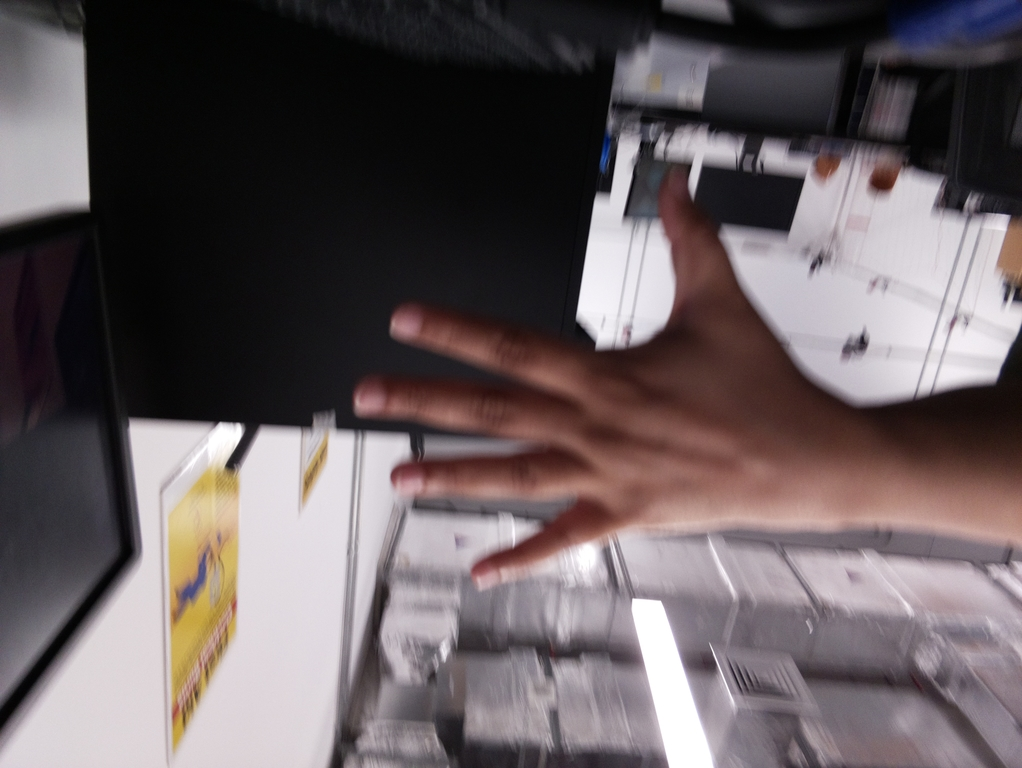
#> input picture hand_5.jpg, 1022 x 768 px
$ python hand_gesture.py
#> lines starting #> are read from the running program, lines starting #| are printed output that depends on the picture; after the words box and inside, x2 and y2 are one past the last pixel; in counts of white or black regions, pixels touching at a corner belong together; long printed decimals are rounded

# SKIN PIXEL DETECTION- Method 1
import numpy as np
import cv2 as cv

img = cv.imread('hand_5.jpg')
#> img is the input picture: shape (768, 1022, 3); mean B, G, R 94.1, 91.9, 101.7

print("Image Properties")
print("- Number of Pixels: " + str(img.size))
#| - Number of Pixels: 2354688
print("- Shape Dimensions: " + str(img.shape))
#| - Shape Dimensions: (768, 1022, 3)

b,g,r = cv.split(img)

#CONVERSION FROM RGB TO YCBCR
convrtd = cv.cvtColor(img, cv.COLOR_BGR2YCR_CB)
#> convrtd: shape (768, 1022, 3); mean of channels 0, 1, 2 95.1, 132.7, 127.4
cv.imshow('YCbCr', convrtd)

Y, Cr, Cb = cv.split(convrtd)
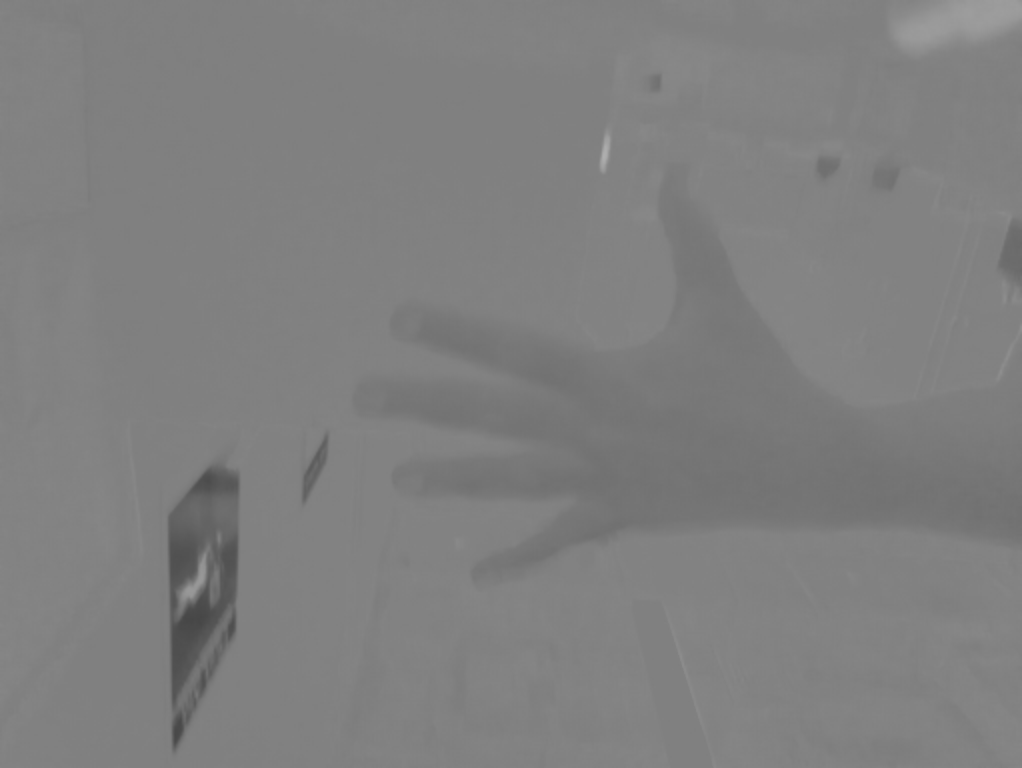
#> Cb: shape (768, 1022); min 70, max 174, mean 127.4

# SKIN PIXEL DETECTION
for b in range(img.shape[0]):
		for a in range(img.shape[1]):
			if Cb[b][a]>=77 and Cb[b][a]<=127 and Cr[b][a]>=133 and Cr[b][a]<=173:
			#if Cb[b][a]>=100 and Cb[b][a]<=150 and Cr[b][a]>=150 and Cr[b][a]<=200:
				convrtd[b][a][0]=255
				convrtd[b][a][1]=255
				convrtd[b][a][2]=255
			else:
				convrtd[b][a][0]=0
				convrtd[b][a][1]=0
				convrtd[b][a][2]=0
#> convrtd: shape (768, 1022, 3); mean of channels 0, 1, 2 46.7, 46.7, 46.7
# DISPLAY SEGMENTED IMAGE
cv.imshow('imsegmen',convrtd)

#MORPHOLOGICAL FILTERING TO REMOVE NOISE

structel = cv.getStructuringElement(cv.MORPH_ELLIPSE,(2,2)) #Defining Structural Element for Opening
opened = cv.morphologyEx(convrtd, cv.MORPH_OPEN, structel) #opening operation
#> opened: shape (768, 1022, 3); mean of channels 0, 1, 2 46.6, 46.6, 46.6
cv.imshow('After opening',opened)

structel2 = cv.getStructuringElement(cv.MORPH_ELLIPSE,(6,6)) #Defining a bigger structural element for Closing
closeaftropen = cv.morphologyEx(opened, cv.MORPH_CLOSE, structel2) #closing operation
#> closeaftropen: shape (768, 1022, 3); mean of channels 0, 1, 2 47.1, 47.1, 47.1
cv.imshow('Closing After Opening',closeaftropen)

#FINDING THE CONTOURS OF THE BLOB
img2 = img
closeaftropen = cv.cvtColor(closeaftropen, cv.COLOR_BGR2GRAY)
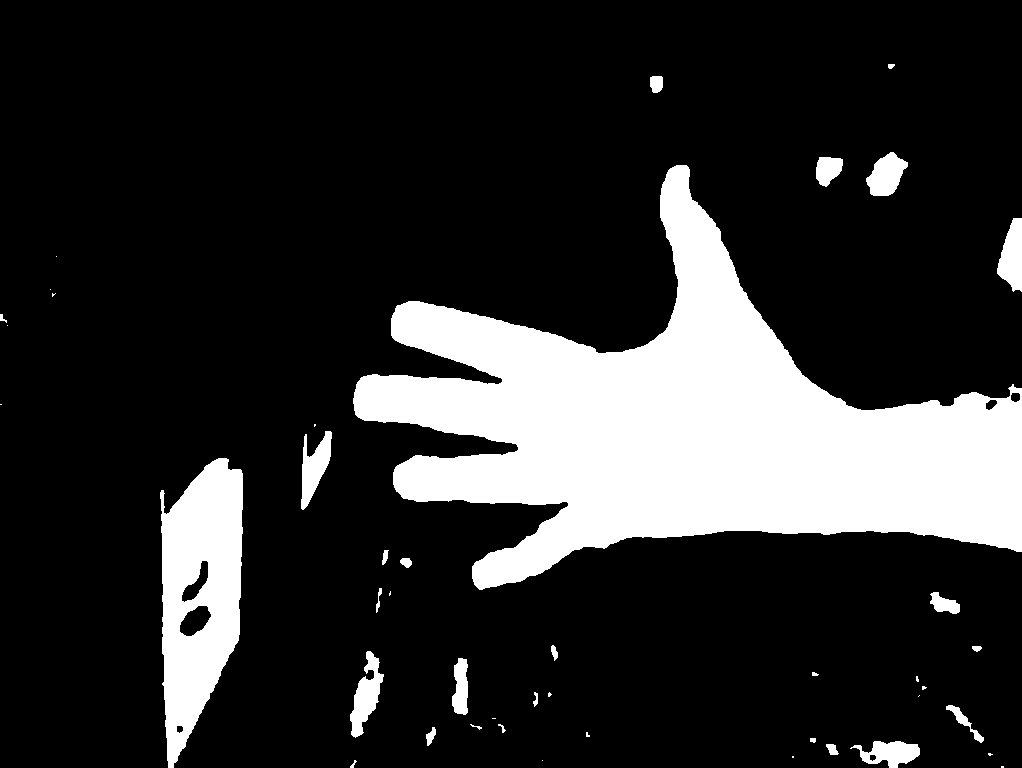
#> closeaftropen: shape (768, 1022); 18.5% white; 44 white regions (17 under 20 px)

contours, hierarchy = cv.findContours(closeaftropen, cv.RETR_EXTERNAL, cv.CHAIN_APPROX_NONE)  #cv.RETR_TREE / cv.RETR_EXTERNAL
#> contours = 44 contours, 24 with area under 20; largest, box (x1, y1, x2, y2) and area: (353, 165, 1022, 590) 117474, (160, 458, 243, 768) 17699, (350, 651, 384, 738) 1269, (997, 218, 1022, 292) 1188, (301, 431, 332, 510) 1164
lngth = len(contours)
#> lngth = 44
print("Number of contours found:"+ str(lngth))
#| Number of contours found:44

#FINDING THE PERIMETER OF LARGEST CONTOUR

arcs = []
for i in range(lngth):
	arc = cv.arcLength(contours[i],True)
	arcs.append(arc)
#> this loop made 44 passes
#> arc on passes 1 to 12: 6, 0, 21.31, 4, 10.24, 38.73, 194.1, 16.83, 13.41, 46.38, 25.31, 26.73
#> after the loop, arcs = 44 values, max 2814.6 at index 39, min 0 at index 1, mean 128.1

c = max(arcs)
#> c = 2814.6
indx = arcs.index(c)
#> indx = 39
print("Contour Number "+str(indx)+ " is the longest")
#| Contour Number 39 is the longest

cv.drawContours(img2, contours, -1, (0,0,255), 3)
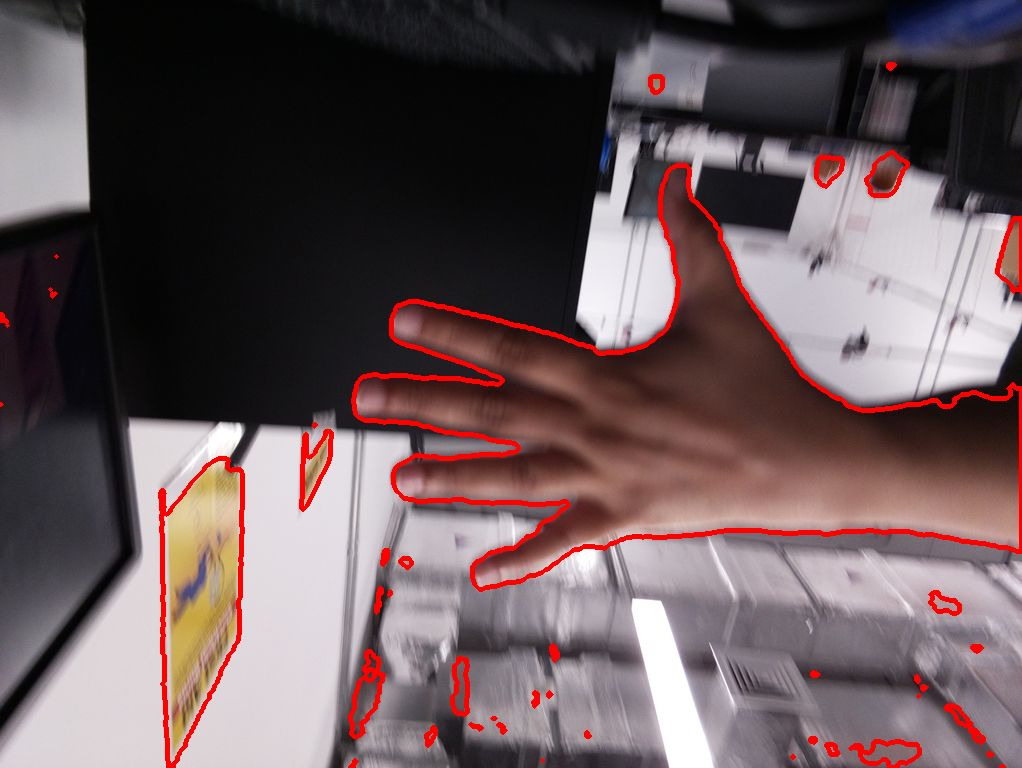
#> img2: shape (768, 1022, 3); 3.09% of pixels changed, all inside (x1, y1, x2, y2) = (0, 62, 1022, 768)
cv.imshow('Contour',img2)


#FINDING THE IMAGE CENTROID

M = cv.moments(contours[indx])
#> M = moments, m00 117474, centre m10/m00, m01/m00 = (689.2, 428.5)
cX = int(M["m10"] / M["m00"])
#> cX = 689
cY = int(M["m01"] / M["m00"])
#> cY = 428
print(str(cX) + " is the x coordinate of contour/hand centre")
#| 689 is the x coordinate of contour/hand centre
print(str(cY) + " is the Y coordinate of contour/hand centre")
#| 428 is the Y coordinate of contour/hand centre


dist=[]
cont = contours[indx]
#> cont = contour of 2552 points, box (x1, y1, x2, y2) (353, 165, 1022, 590), area 117474
num_points=len(cont)
#> num_points = 2552
print(num_points)
#| 2552
print(cont)
#> (printed output is left out)

for p in range(num_points):

	dist.append((cX-cont[p][0][0])**2+(cY-cont[p][0][1])**2)
#> after the loop, dist = 2552 values, max 125353 at index 1917, min 8820 at index 186, mean 54466.1

dist2 = np.sqrt(dist)
#> dist2 = 2552 values, max 354.1 at index 1917, min 93.91 at index 186, mean 222.6
maxd = max(dist2)
#> maxd = 354.1
print(maxd)
#| 354.052
print(dist2)
#> (printed output is left out)
indx2 = np.where(dist2==maxd)
#> indx2 = ([1917],)
print(type(indx2))
#| <class 'tuple'>


h = int(indx2[0])
#> h = 1917

print(h)
#| 1917

cv.circle(img, (cX, cY), 10, (255, 0, 0), -1)
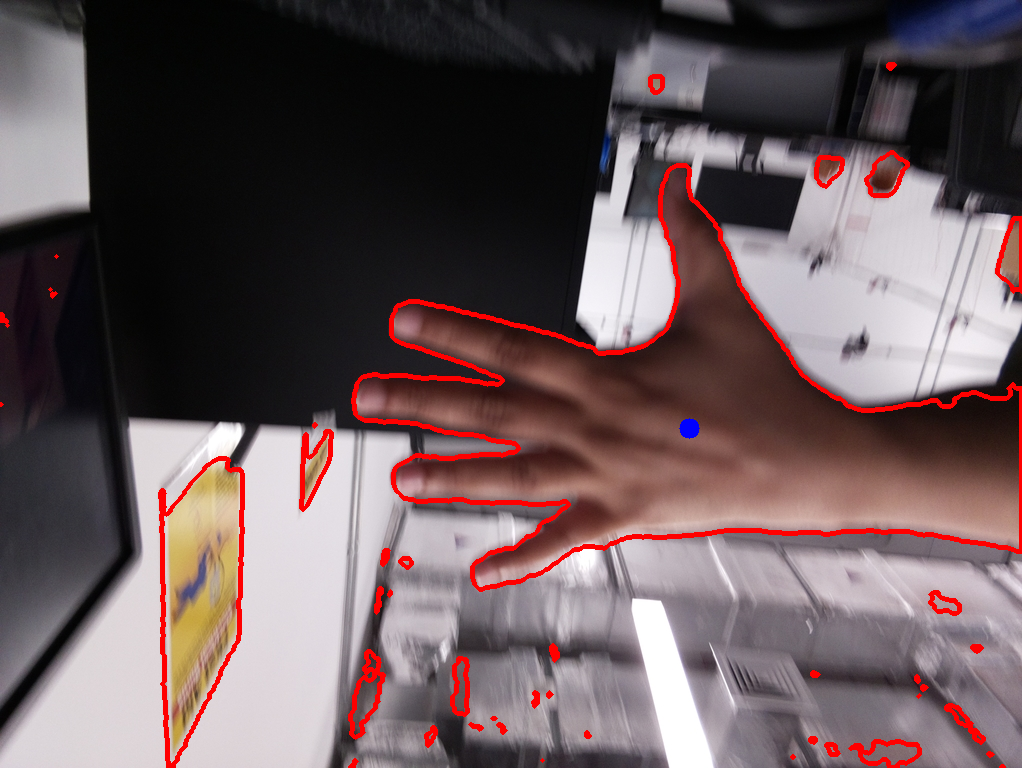
#> img: shape (768, 1022, 3); 3.13% of pixels changed, all inside (x1, y1, x2, y2) = (0, 62, 1022, 768)
cv.circle(img, (cont[h][0][0],cont[h][0][1]),10,(0,255,0), -1)
#> img: shape (768, 1022, 3); 0.02% of pixels changed, all inside (x1, y1, x2, y2) = (1011, 541, 1022, 562)
cv.imshow('Centroid',img)

x = img.shape[0]
#> x = 768
y = img.shape[1]
#> y = 1022

#SHIFTING FILLED HAND CONTOUR TO A BLACK IMAGE BACKGROUND

black_backgrnd = np.zeros((x,y,3), dtype="uint8")
cv.drawContours(black_backgrnd, [contours[indx]], -1, (255,255,255), thickness=-1)
#> black_backgrnd: shape (768, 1022, 3); 15.1% white; 1 white region, box (x1, y1, x2, y2) and area: (353, 165, 1022, 590) 118751

cv.imshow('Hand against Black Background',black_backgrnd)

#CREATING A CIRCULAR MASK

mask = np.zeros((x,y,3), dtype="uint8")
cv.circle(mask,(cX, cY),int(0.7*maxd),(255,255,255),4)
#> mask: shape (768, 1022, 3); 0.99% white; 1 white region, box (x1, y1, x2, y2) and area: (440, 179, 939, 678) 7738
cv.imshow('Mask',mask)

finger_count = cv.bitwise_and(black_backgrnd,mask)
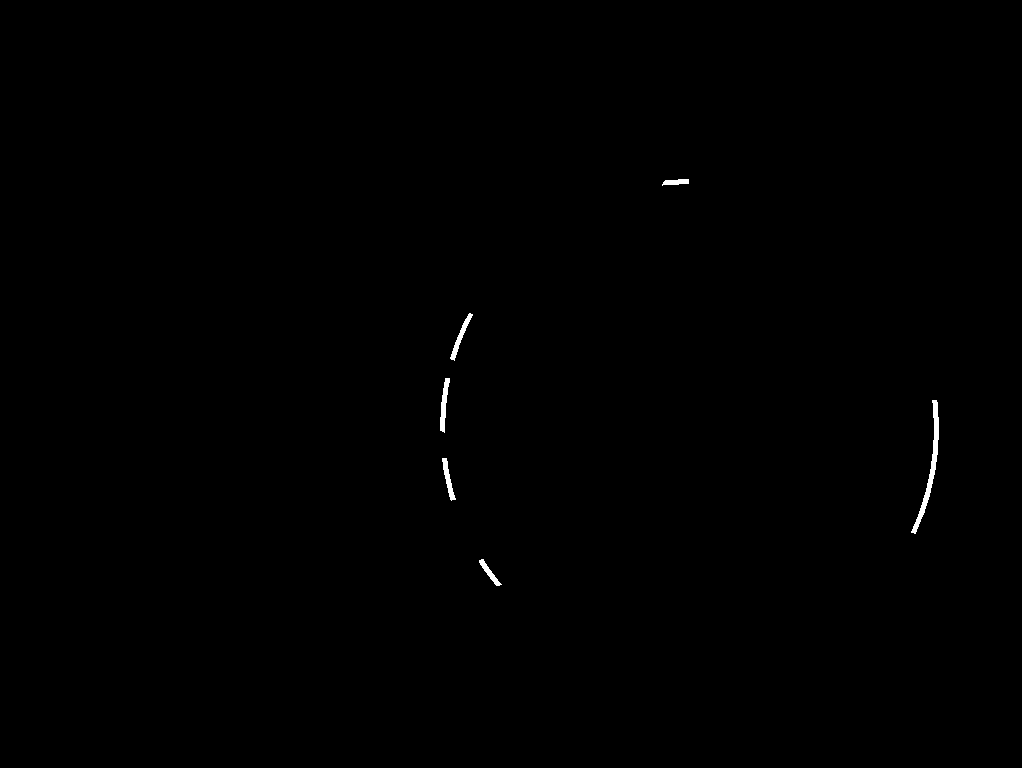
#> finger_count: shape (768, 1022, 3); 0.22% white; 6 white regions, box (x1, y1, x2, y2) and area: (911, 400, 939, 534) 687, (440, 378, 450, 433) 271, (450, 313, 473, 361) 243, (442, 458, 456, 501) 220, (479, 559, 502, 586) 166, (662, 179, 689, 186) 130

cv.imshow('Count Fingers',finger_count)

#COUNTING THE LINE SEGMENTS TO GET THE NUMBER OF FINGERS
finger_count = cv.cvtColor(finger_count, cv.COLOR_BGR2GRAY)
#> finger_count: shape (768, 1022); 0.22% white; 6 white regions
contours2, hierarchy2 = cv.findContours(finger_count, cv.RETR_EXTERNAL, cv.CHAIN_APPROX_NONE)
#> contours2 = 6 contours; box (x1, y1, x2, y2) and area: (911, 400, 939, 534) 550, (440, 378, 450, 433) 213, (450, 313, 473, 361) 193, (442, 458, 456, 501) 174, (479, 559, 502, 586) 136, (662, 179, 689, 186) 100
finger_num = len(contours2)
#> finger_num = 6
finger_num = finger_num-1 #Subtracting the segment detected for Wrist Section
#> finger_num = 5
print("Number of open fingers found in the image:"+ str(finger_num))
#| Number of open fingers found in the image:5

cv.waitKey(0)
